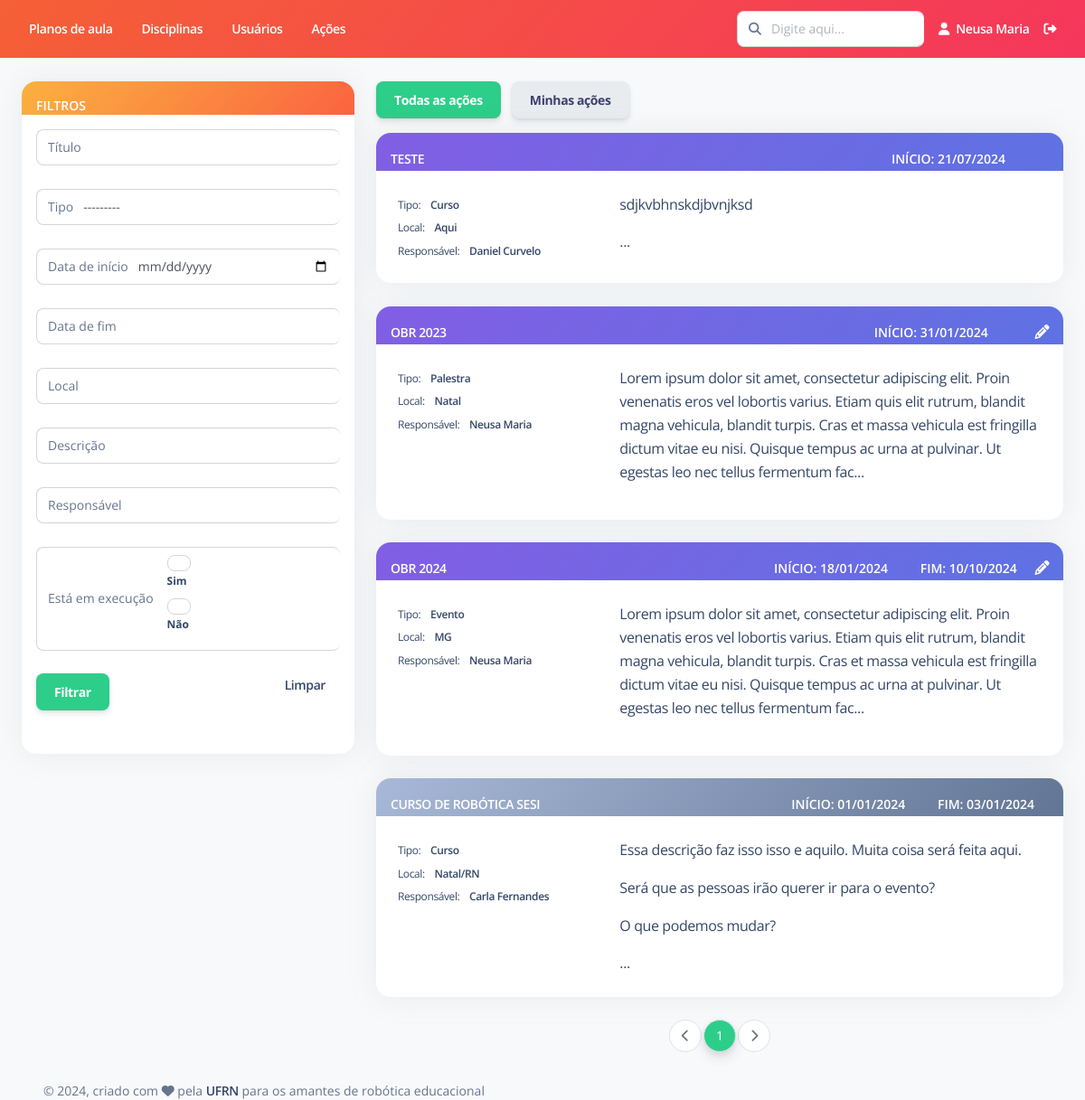
/acoes/listar/ (signed in), run on an earlier commit of the app's database.
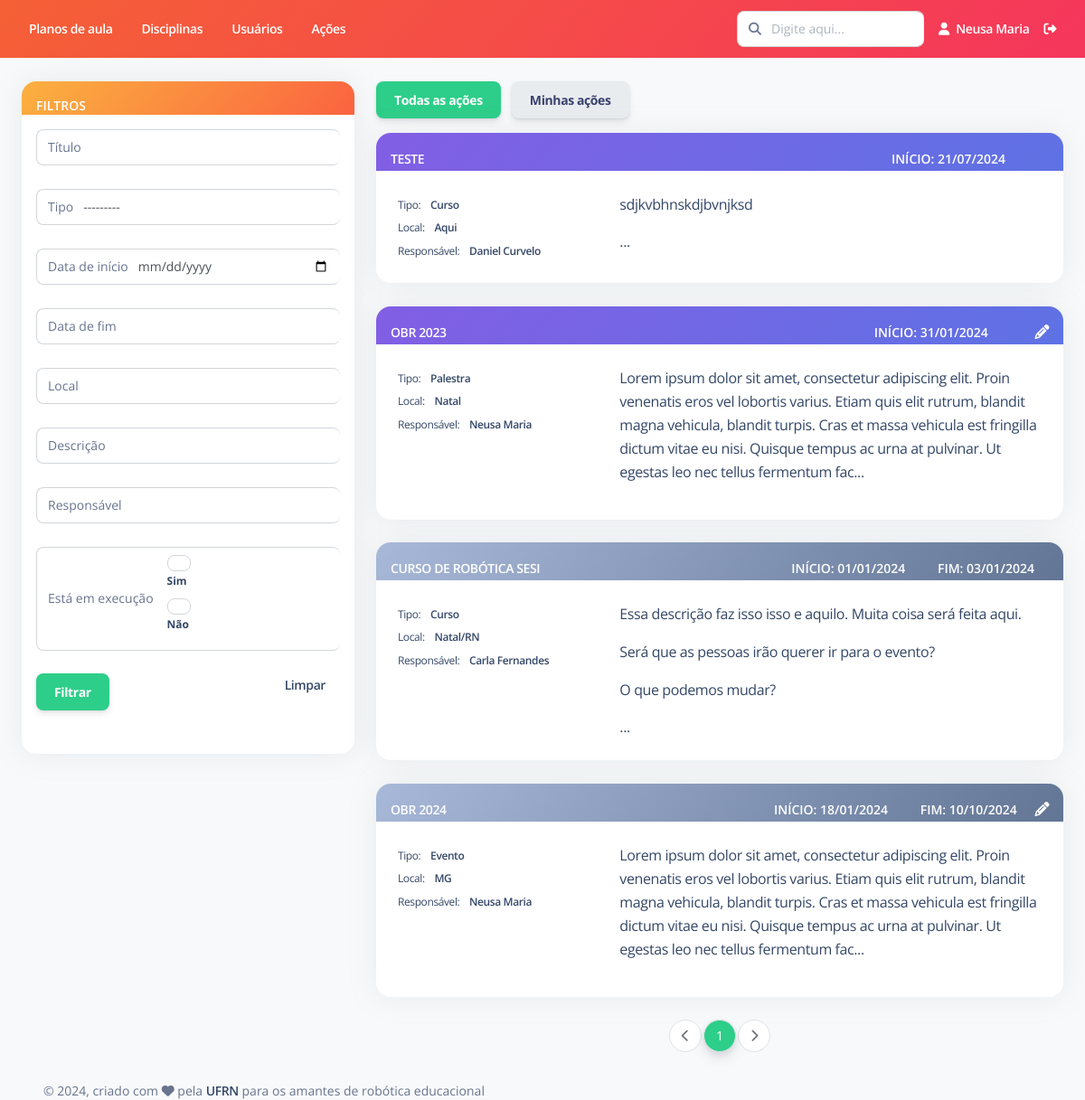
And on a later commit of the database.
### Acoes/models.py (models this page shows, shortened)
class Acoes(models.Model):
    titulo = models.CharField(max_length=500, verbose_name="Título")
    tipo = models.CharField(max_length=8, choices=TIPO, default='Evento')
    data_inicio = models.DateField(default = date.today, verbose_name = "Data de início")
    data_fim = models.DateField(null=True, blank = True, verbose_name = "Data de fim")
    local = models.CharField(max_length=200, null=True, blank=True, verbose_name="Local")
    descricao = models.TextField(null=True, blank=True,verbose_name="Descrição")
    responsavel = models.ForeignKey(Usuario, on_delete=models.RESTRICT,verbose_name="Responsável")
    status = models.BooleanField(default=True, verbose_name = "Está em execução")
    deletada = models.BooleanField(default=False, verbose_name = "Deletado")
    class Meta:
        ordering = ['-status', '-data_inicio', '-data_fim', 'titulo']
        verbose_name = "Ação"
        verbose_name_plural = "Ações"

### Acoes/views.py (the view)
# urls.py: path('listar/', views.ListarTodasAcoes.as_view(), name='listar'),
class ListarTodasAcoes(LoginRequiredMixin, generic.ListView):
    model = Acoes
    template_name = 'Acoes/listar.html'
    context_object_name = 'lista_acoes'
    paginate_by = 10
    def get_queryset(self):
        qs = super().get_queryset()
        acoes_filtradas = AcoesFiltro(self.request.GET, queryset=Acoes.objects.filter(deletada=False))
        qs_filtrada = acoes_filtradas.qs
        return qs_filtrada
    def get_context_data(self,**kwargs):
        context = super(ListarTodasAcoes,self).get_context_data(**kwargs)
        acoes_filtradas = AcoesFiltro(self.request.GET, queryset=Acoes.objects.filter(deletada=False))
        context['acoes_filtradas'] = acoes_filtradas.qs
        context['form_filtro'] = acoes_filtradas.form
        context['exibir_todos'] = True
        return context

### Usuario/models.py (called while the page is built)
    def __str__(self):
        return self.first_name + " " + self.last_name

### templates/Acoes/listar.html (shortened to what this page needs)
{% extends "Base/base.html" %}
{% load static %}
{% load pagination_tags %}
{% load widget_tweaks %}
{% block conteudo %}
<br>
<div class="row">
    <div class="col-md-4 col-lg-4">
        <div class="card border-primary">
            <div class="card-header pb-0 p-3 bg-gradient-warning">
                <p class="text-sm mb-0 text-uppercase text-white font-weight-bold">Filtros</p>
            </div>
            <div class="card-body p-3 overflow-auto">
                <div class="form-group">
                    <form action="" method="get">
                        <div class="input-group">
                            <span class="input-group-text text-body">Título</span>
                            {{form_filtro.titulo|add_class:"form-control"}}
                        </div>
                        <br>
                        <div class="input-group">
                            <span class="input-group-text text-body">Tipo</span>
                            {{form_filtro.tipo|add_class:"form-control"}}
                        </div>
                        <br>
                        <div class="input-group">
                            <span class="input-group-text text-body">Data de início</span>
                            {{form_filtro.data_inicio|add_class:"form-control"}}
                        </div>
                        <br>
                        <div class="input-group">
                            <span class="input-group-text text-body">Data de fim</span>
                            {{form_filtro.data_fim|add_class:"form-control"}}
                        </div>
                        <br>
                        <div class="input-group">
                            <span class="input-group-text text-body">Local</span>
                            {{form_filtro.local|add_class:"form-control"}}
                        </div>
                        <br>
                        <div class="input-group">
                            <span class="input-group-text text-body">Descrição</span>
                            {{form_filtro.descricao|add_class:"form-control"}}
                        </div>
                        <br>
                        <div class="input-group">
                            <span class="input-group-text text-body">Responsável</span>
                            {{form_filtro.responsavel|add_class:"form-control"}}
                        </div>
                        <br>
                        <div class="input-group">
                            <span class="input-group-text text-body">Está em execução</span>
                            {{form_filtro.status|add_class:"form-control"}}
                        </div>
                        <br>
                        <input type="submit" class="btn btn-success" value="Filtrar">
                        <div class="float-end">
                            {% if exibir_todos %}
                                <a href="{% url 'acoes:listar' %}"><span class="text-sm mb-0 font-weight-bold px-3">Limpar</span></a>
                            {% else %}
                                <a href="{% url 'acoes:listar_usuario' pk=user.pk %}"><span class="text-sm mb-0 font-weight-bold px-3">Limpar</span></a>
                            {% endif %}
                        </div>
                    </form>
                </div>
            </div>
        </div>
    </div>
    <div class="col-md-8 col-lg-8">
        {% if exibir_todos %}
            <a href="{% url 'acoes:listar' %}" class="btn btn-success me-2">Todas as ações</a>
            <a href="{% url 'acoes:listar_usuario' pk=user.pk %}" class="btn btn-light me-2">Minhas ações</a>
        {% else %}
            <a href="{% url 'acoes:listar' %}" class="btn btn-light me-2">Todas as ações</a>
            <a href="{% url 'acoes:listar_usuario' pk=user.pk %}" class="btn btn-success me-2">Minhas ações</a>
            <a href="{% url 'acoes:criar' %}" class="btn btn-info me-2 float-end"><i class="fa fa-plus"></i></a>
        {% endif %}
        <br>
        {% now "Y-m-d" as todays_date %}
        {% for acao in lista_acoes %}
            <div class="card">
                {% if acao.data_fim is not None and todays_date > acao.data_fim|date:"Y-m-d" or acao.status is False %}
                    <div id="card_header_informacoes" class="card-header bg-gradient-secondary pb-0 p-3">
                {% else %}
                    <div id="card_header_informacoes" class="card-header bg-gradient-primary pb-0 p-3">
                {% endif %}
                    <span class="text-sm mb-0 text-uppercase text-white font-weight-bold">
                        <a href="{% url 'acoes:detalhes' pk=acao.pk %}" class="text-white">
                            {{acao.titulo}}
                        </a>
                    </span>
                    <div class="float-end">
                        <span class="text-sm mb-0 text-uppercase text-white font-weight-bold px-3">
                            Início: {{ acao.data_inicio|date:"d/m/Y" }}
                        </span>
                        <span class="text-sm mb-0 text-uppercase text-white font-weight-bold px-3">
                            {% if acao.data_fim is not None %}
                                Fim: {{ acao.data_fim|date:"d/m/Y" }}
                            {% endif %}
                        </span>
                        {% if acao.responsavel.username == user.username %}
                            <a href="{% url 'acoes:editar' pk=acao.pk %}" class="text-white">
                                <i class="fa fa-pencil"></i>
                            </a>
                        {% endif %}
                    </div>
                </div>
                <a href="{% url 'acoes:detalhes' pk=acao.pk %}">
                    <div class="card-body row">
                        <div class="col-4">
                            <span class="mb-2 text-xs">Tipo:
                                <span class="text-dark font-weight-bold ms-sm-2">
                                    {{ acao.tipo }}
                                </span>
                            </span>
                            <br>
                            <span class="mb-2 text-xs">Local:
                                <span class="text-dark font-weight-bold ms-sm-2">
                                    {% if acao.local is not None %}
                                        {{ acao.local }}
                                    {% endif %}
                                </span>
                            </span>
                            <br>
                            <span class="mb-2 text-xs">Responsável:
                                <span class="text-dark font-weight-bold ms-sm-2">
                                    {% if acao.responsavel is not None %}
                                        {{ acao.responsavel }}
                                    {% endif %}
                                </span>
                            </span>
                        </div>
                        <div class="col-8">
                            <div class="overflow-auto">
                                {{ acao.descricao|linebreaks|slice:":300" }}...
                            </div>
                        </div>
                    </div>
                </a>
            </div>
            <br>
        {% endfor %}
        <nav class="justify-content-center d-flex pagination">
            <ul class="pagination">
                {% if page_obj.has_previous %}
                    <li class="page-item">
                        <a href="?{% url_replace request 'page' page_obj.previous_page_number %}" class="page-link" aria-label="Previous">
                            <i class="fas fa-chevron-left"></i>
                        </a>
                    </li>
                {% else %}
                    <li class="page-item disabled">
                        <a href="" class="page-link" aria-label="Previous">
                            <i class="fas fa-chevron-left"></i>
                        </a>
                    </li>
                {% endif %}
                {% for i in page_obj.paginator.page_range %}
                    {% if page_obj.number == i %}
                        <li class="active page-item">
                            <span class="page-link">{{ i }} <span class="sr-only">(current)</span></span>
                        </li>
                    {% elif i > page_obj.number|add:'-3' and i < page_obj.number|add:'3' %}
                        <li class="page-item">
                            <a href="?{% url_replace request 'page' i %}" class="page-link">{{ i }}</a>
                        </li>
                    {% endif %}
                {% endfor %}
                {% if page_obj.has_next %}
                    <li class="page-item">
                        <a href="?{% url_replace request 'page' page_obj.next_page_number %}" class="page-link" aria-label="Next">
                            <i class="fas fa-chevron-right"></i>
                        </a>
                    </li>
                {% else %}
                    <li class="page-item disabled">
                        <a href="" class="page-link" aria-label="Next">
                            <i class="fas fa-chevron-right"></i>
                        </a>
                    </li>
                {% endif %}
            </ul>
        </nav>
    </div>
</div>
{% endblock %}

### templates/Base/base.html (shortened to what this page needs)
<!DOCTYPE html>
<html lang="pt-br">
  {% load static %}
<head>
    {% include "Base/cabecalho.html" %}
</head>
<body class="g-sidenav-show bg-gray-100">
  <main class="main-content position-relative border-radius-lg ">
    <nav class="navbar navbar-main navbar-expand-lg px-0 shadow-none bg-gradient-danger" id="navbarBlur" data-scroll="false">
        <div class="container-fluid py-1 px-3">
          {% include "Base/navbar-horizontal.html" %}
        </div>
    </nav>
    <div class="container-fluid">
        {% block conteudo %}
        {% endblock %}
        {% include "Base/rodape.html" %}
    </div>
  </main>
  {% include "Base/scripts.html" %}
</body>
</html>

### templates/Base/cabecalho.html (shortened to what this page needs)
{% load static %}
<link href="{% static 'assets/css/nucleo-icons.css' %}" rel="stylesheet" />
<link href="{% static 'assets/css/nucleo-svg.css' %}" rel="stylesheet" />
<link rel="stylesheet" href="https://cdn.jsdelivr.net/npm/@fortawesome/fontawesome-free@5.15.4/css/fontawesome.min.css">
<link href="{% static 'assets/css/nucleo-svg.css' %}" rel="stylesheet" />
<link id="pagestyle" href="{% static 'assets/css/argon-dashboard.css' %}" rel="stylesheet" />

### templates/Base/navbar-horizontal.html (shortened to what this page needs)
{% load static %}
      <div class="collapse navbar-collapse mt-sm-0 mt-2 me-md-0 me-sm-4" id="navbar">
        <div class="navbar-nav mr-auto">
          <ul class="navbar-nav justify-content-end">
            <li class="nav-item px-3 d-flex align-items-center">
              <a href="{% url 'plano_aula:listar' %}" class="nav-link font-weight-bold px-0 text-white">
                <span class="d-sm-inline d-none">Planos de aula</span>
              </a>
            </li>
            <li class="nav-item px-3 d-flex align-items-center">
              <a href="{% url 'disciplina:listar' %}" class="nav-link font-weight-bold px-0 text-white">
                <span class="d-sm-inline d-none">Disciplinas</span>
              </a>
            </li>
            <li class="nav-item px-3 d-flex align-items-center">
              <a href="" class="nav-link font-weight-bold px-0 text-white">
                <span class="d-sm-inline d-none">Usuários</span>
              </a>
            </li>
            <li class="nav-item px-3 d-flex align-items-center">
              <a href="{% url 'acoes:listar' %}" class="nav-link font-weight-bold px-0 text-white">
                <span class="d-sm-inline d-none">Ações</span>
              </a>
            </li>
          </ul>
        </div>
        <div class="navbar-nav ml-auto collapse navbar-collapse justify-content-end">
          <div class="pe-md-3 d-flex align-items-center">
            <div class="input-group">
              <span class="input-group-text text-body"><i class="fa fa-search" aria-hidden="true"></i></span>
              <input type="text" class="form-control" placeholder="Digite aqui...">
            </div>
          </div>
          <ul class="navbar-nav justify-content-end">
            <li class="nav-item d-flex align-items-center">
              <a href="" class="nav-link font-weight-bold px-0 text-white">
                <i class="fa fa-user me-sm-1"></i>
                <span class="d-sm-inline d-none">{{user.first_name}} {{user.last_name}}</span>
              </a>
            </li>
            <li class="nav-item px-3 d-flex align-items-center">
              <a href="{% url 'usuario:logout' %}" class="nav-link p-0 text-white">
                <i class="fa fa-sign-out-alt fixed-plugin-button-nav cursor-pointer"></i>
              </a>
            </li>
          </ul>
        </div>
      </div>

### templates/Base/rodape.html (shortened to what this page needs)
<footer class="footer pt-3  ">
    <div class="container-fluid">
      <div class="row align-items-center justify-content-lg-between">
        <div class="col-lg-6 mb-lg-0 mb-4">
          <div class="copyright text-center text-sm text-muted text-lg-start">
            © ,
            criado com <i class="fa fa-heart"></i> pela
            <a href="https://www.ufrn.br" class="font-weight-bold" target="_blank">UFRN</a>
            para os amantes de robótica educacional
          </div>
        </div>
      </div>
    </div>
  </footer>

### templates/Base/scripts.html (shortened to what this page needs)
{% load static %}
<link rel="stylesheet" type="text/css" href="http://cdn.datatables.net/1.11.5/css/jquery.dataTables.min.css">

What changed in the data, as far as the page shows it:
shown differently, row unchanged: Acoes "CURSO DE ROBÓTICA SESI": moves up the list
changed Acoes "OBR 2024": status True → False (drawn)
